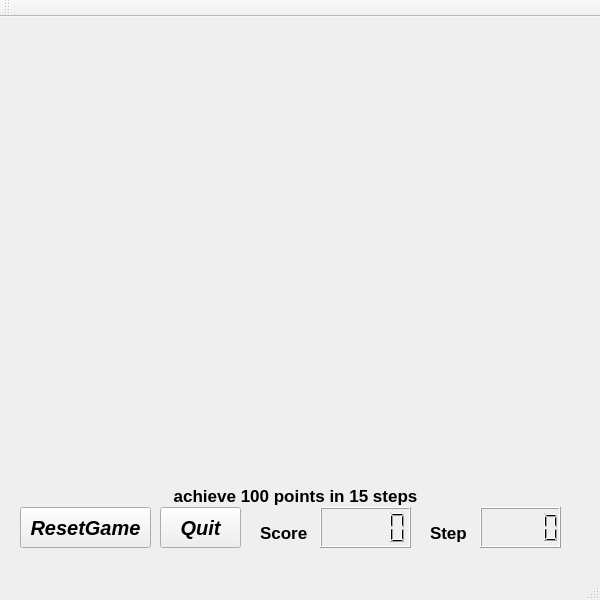
<?xml version="1.0" encoding="UTF-8"?>
<ui version="4.0">
 <class>MainWindow</class>
 <widget class="QMainWindow" name="MainWindow">
  <property name="geometry">
   <rect>
    <x>0</x>
    <y>0</y>
    <width>600</width>
    <height>600</height>
   </rect>
  </property>
  <property name="minimumSize">
   <size>
    <width>600</width>
    <height>600</height>
   </size>
  </property>
  <property name="maximumSize">
   <size>
    <width>600</width>
    <height>600</height>
   </size>
  </property>
  <property name="windowTitle">
   <string>CandyCrushSega</string>
  </property>
  <widget class="QWidget" name="centralWidget">
   <widget class="QWidget" name="gridLayoutWidget">
    <property name="geometry">
     <rect>
      <x>19</x>
      <y>-1</y>
      <width>561</width>
      <height>471</height>
     </rect>
    </property>
    <layout class="QGridLayout" name="gridLayout"/>
   </widget>
   <widget class="QPushButton" name="pushButton">
    <property name="geometry">
     <rect>
      <x>20</x>
      <y>490</y>
      <width>131</width>
      <height>41</height>
     </rect>
    </property>
    <property name="font">
     <font>
      <pointsize>15</pointsize>
      <weight>75</weight>
      <italic>true</italic>
      <bold>true</bold>
     </font>
    </property>
    <property name="text">
     <string>ResetGame</string>
    </property>
   </widget>
   <widget class="QPushButton" name="pushButton_2">
    <property name="geometry">
     <rect>
      <x>160</x>
      <y>490</y>
      <width>81</width>
      <height>41</height>
     </rect>
    </property>
    <property name="font">
     <font>
      <pointsize>15</pointsize>
      <weight>75</weight>
      <italic>true</italic>
      <bold>true</bold>
     </font>
    </property>
    <property name="text">
     <string>Quit</string>
    </property>
   </widget>
   <widget class="QLCDNumber" name="lcdNumber">
    <property name="geometry">
     <rect>
      <x>320</x>
      <y>490</y>
      <width>91</width>
      <height>41</height>
     </rect>
    </property>
   </widget>
   <widget class="QLCDNumber" name="lcdNumber_2">
    <property name="geometry">
     <rect>
      <x>480</x>
      <y>490</y>
      <width>81</width>
      <height>41</height>
     </rect>
    </property>
    <property name="font">
     <font>
      <pointsize>15</pointsize>
     </font>
    </property>
   </widget>
   <widget class="QLabel" name="label">
    <property name="geometry">
     <rect>
      <x>260</x>
      <y>490</y>
      <width>61</width>
      <height>51</height>
     </rect>
    </property>
    <property name="font">
     <font>
      <pointsize>13</pointsize>
      <weight>75</weight>
      <bold>true</bold>
     </font>
    </property>
    <property name="text">
     <string>Score</string>
    </property>
   </widget>
   <widget class="QLabel" name="label_2">
    <property name="geometry">
     <rect>
      <x>430</x>
      <y>500</y>
      <width>41</width>
      <height>31</height>
     </rect>
    </property>
    <property name="font">
     <font>
      <pointsize>13</pointsize>
      <weight>75</weight>
      <bold>true</bold>
     </font>
    </property>
    <property name="text">
     <string>Step</string>
    </property>
   </widget>
   <widget class="QLabel" name="label_4">
    <property name="geometry">
     <rect>
      <x>60</x>
      <y>469</y>
      <width>471</width>
      <height>101</height>
     </rect>
    </property>
    <property name="font">
     <font>
      <pointsize>13</pointsize>
      <weight>75</weight>
      <bold>true</bold>
     </font>
    </property>
    <property name="text">
     <string>achieve 100 points in 15 steps</string>
    </property>
    <property name="alignment">
     <set>Qt::AlignHCenter|Qt::AlignTop</set>
    </property>
   </widget>
  </widget>
  <widget class="QMenuBar" name="menuBar">
   <property name="geometry">
    <rect>
     <x>0</x>
     <y>0</y>
     <width>600</width>
     <height>25</height>
    </rect>
   </property>
  </widget>
  <widget class="QToolBar" name="mainToolBar">
   <attribute name="toolBarArea">
    <enum>TopToolBarArea</enum>
   </attribute>
   <attribute name="toolBarBreak">
    <bool>false</bool>
   </attribute>
  </widget>
  <widget class="QStatusBar" name="statusBar"/>
 </widget>
 <layoutdefault spacing="6" margin="11"/>
 <resources/>
 <connections/>
</ui>
